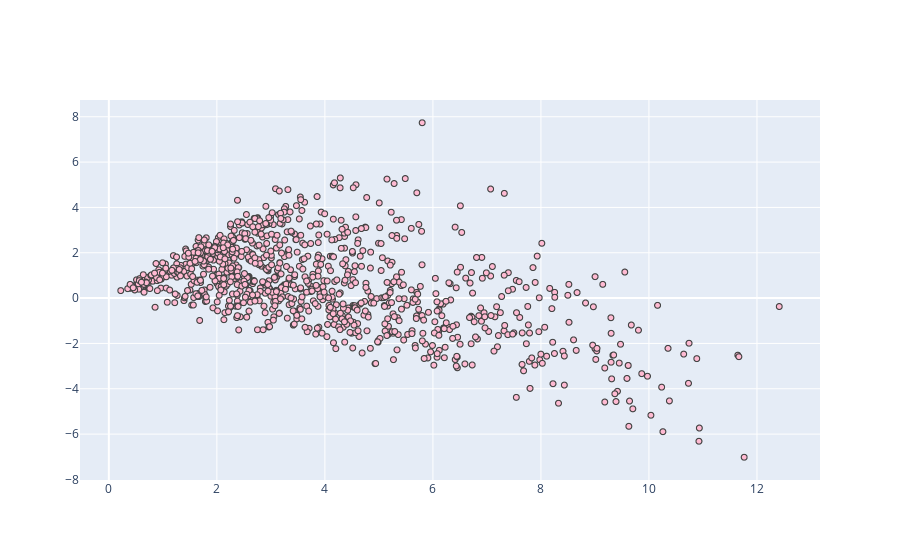

Notebook code for this chart:
### Code cell
trace = go.Scattergl(
    x = data_2d[:,0],
    y = data_2d[:,1],
    mode = 'markers',
    marker = dict(
        color = '#FFBAD2',
        line = dict(width = 1)
    ),
    text = vectorizer.get_feature_names(),
    hovertext = vectorizer.get_feature_names(),
    hoverinfo = 'text' 
)
data = [trace]
iplot(data, filename='scatter-mode')

### Figure 1 — Plotly figure (JSON) as saved in the notebook; plotly's stock layout.template omitted (floating-point values rounded to 4 significant figures; data arrays with more than 128 entries replaced by an {"elided": "..."} marker saying what was removed)
{"data": [{"hoverinfo": "text", "hovertext": {"elided": "1687 str values"}, "marker": {"color": "#FFBAD2", "line": {"width": 1}}, "mode": "markers", "text": {"elided": "1687 str values"}, "type": "scattergl", "x": {"elided": "1000 float values"}, "y": {"elided": "1000 float values"}}], "layout": {}}
